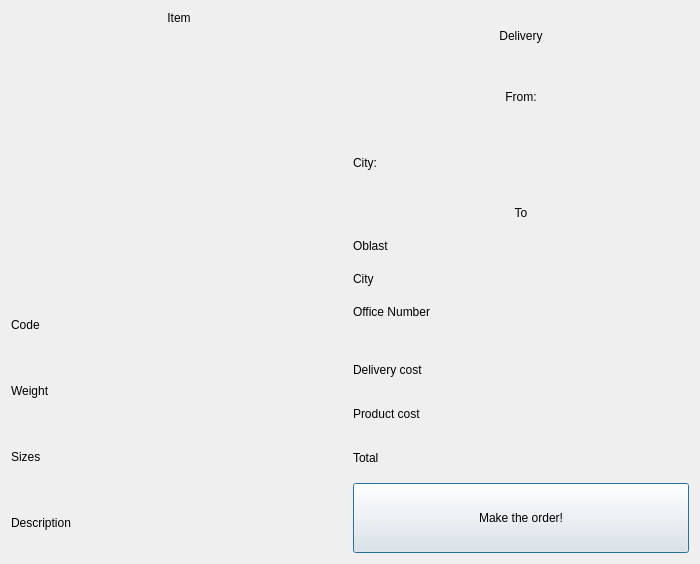
<?xml version="1.0" encoding="UTF-8"?>
<ui version="4.0">
 <class>BuyWindow</class>
 <widget class="QDialog" name="BuyWindow">
  <property name="geometry">
   <rect>
    <x>0</x>
    <y>0</y>
    <width>700</width>
    <height>564</height>
   </rect>
  </property>
  <property name="windowTitle">
   <string>Dialog</string>
  </property>
  <layout class="QHBoxLayout" name="horizontalLayout">
   <item>
    <layout class="QVBoxLayout" name="verticalLayout_25">
     <item>
      <widget class="QLabel" name="ItemLabel_3">
       <property name="sizePolicy">
        <sizepolicy hsizetype="Preferred" vsizetype="Fixed">
         <horstretch>0</horstretch>
         <verstretch>0</verstretch>
        </sizepolicy>
       </property>
       <property name="text">
        <string>Item</string>
       </property>
       <property name="alignment">
        <set>Qt::AlignCenter</set>
       </property>
      </widget>
     </item>
     <item>
      <widget class="QLabel" name="ItemImage_3">
       <property name="minimumSize">
        <size>
         <width>250</width>
         <height>250</height>
        </size>
       </property>
       <property name="text">
        <string/>
       </property>
       <property name="pixmap">
        <pixmap>resources/blank.png</pixmap>
       </property>
       <property name="alignment">
        <set>Qt::AlignCenter</set>
       </property>
      </widget>
     </item>
     <item>
      <layout class="QVBoxLayout" name="verticalLayout_24">
       <item>
        <widget class="QLabel" name="CodeLabel_3">
         <property name="text">
          <string>Code</string>
         </property>
        </widget>
       </item>
       <item>
        <widget class="QLabel" name="WeightLabel_3">
         <property name="text">
          <string>Weight</string>
         </property>
        </widget>
       </item>
       <item>
        <widget class="QLabel" name="SizesLabel_3">
         <property name="text">
          <string>Sizes</string>
         </property>
        </widget>
       </item>
       <item>
        <widget class="QLabel" name="DescriptionLabel_3">
         <property name="text">
          <string>Description</string>
         </property>
        </widget>
       </item>
      </layout>
     </item>
    </layout>
   </item>
   <item>
    <layout class="QVBoxLayout" name="verticalLayout_17">
     <item>
      <layout class="QVBoxLayout" name="verticalLayout_18">
       <item>
        <widget class="QLabel" name="DeliveryLabel_3">
         <property name="sizePolicy">
          <sizepolicy hsizetype="Minimum" vsizetype="Fixed">
           <horstretch>0</horstretch>
           <verstretch>0</verstretch>
          </sizepolicy>
         </property>
         <property name="minimumSize">
          <size>
           <width>0</width>
           <height>50</height>
          </size>
         </property>
         <property name="text">
          <string>Delivery</string>
         </property>
         <property name="alignment">
          <set>Qt::AlignCenter</set>
         </property>
        </widget>
       </item>
       <item>
        <layout class="QVBoxLayout" name="verticalLayout_19">
         <item>
          <widget class="QLabel" name="FromLabel_3">
           <property name="text">
            <string>From:</string>
           </property>
           <property name="alignment">
            <set>Qt::AlignCenter</set>
           </property>
          </widget>
         </item>
         <item>
          <widget class="QLabel" name="CityFromLabel_3">
           <property name="text">
            <string>City:</string>
           </property>
          </widget>
         </item>
        </layout>
       </item>
       <item>
        <layout class="QVBoxLayout" name="verticalLayout_20">
         <item>
          <widget class="QLabel" name="ToLabel_3">
           <property name="text">
            <string>To</string>
           </property>
           <property name="alignment">
            <set>Qt::AlignCenter</set>
           </property>
          </widget>
         </item>
         <item>
          <widget class="QLabel" name="OblastLabel_3">
           <property name="text">
            <string>Oblast</string>
           </property>
          </widget>
         </item>
         <item>
          <widget class="QLabel" name="CityToLabel_3">
           <property name="text">
            <string>City</string>
           </property>
          </widget>
         </item>
         <item>
          <widget class="QLabel" name="OfficeNumberLabel_3">
           <property name="text">
            <string>Office Number</string>
           </property>
          </widget>
         </item>
        </layout>
       </item>
       <item>
        <spacer name="verticalSpacer_3">
         <property name="orientation">
          <enum>Qt::Vertical</enum>
         </property>
         <property name="sizeType">
          <enum>QSizePolicy::Fixed</enum>
         </property>
         <property name="sizeHint" stdset="0">
          <size>
           <width>20</width>
           <height>20</height>
          </size>
         </property>
        </spacer>
       </item>
       <item>
        <layout class="QVBoxLayout" name="verticalLayout_21">
         <item>
          <widget class="QLabel" name="DeliveryCostLabel_3">
           <property name="text">
            <string>Delivery cost</string>
           </property>
          </widget>
         </item>
         <item>
          <widget class="QLabel" name="ProductCostLabel_3">
           <property name="text">
            <string>Product cost</string>
           </property>
          </widget>
         </item>
         <item>
          <widget class="QLabel" name="TotalLabel_3">
           <property name="text">
            <string>Total</string>
           </property>
          </widget>
         </item>
        </layout>
       </item>
      </layout>
     </item>
     <item>
      <widget class="QPushButton" name="OrderButton_3">
       <property name="sizePolicy">
        <sizepolicy hsizetype="Minimum" vsizetype="Fixed">
         <horstretch>0</horstretch>
         <verstretch>0</verstretch>
        </sizepolicy>
       </property>
       <property name="minimumSize">
        <size>
         <width>150</width>
         <height>70</height>
        </size>
       </property>
       <property name="text">
        <string>Make the order!</string>
       </property>
      </widget>
     </item>
    </layout>
   </item>
  </layout>
 </widget>
 <resources/>
 <connections/>
</ui>
